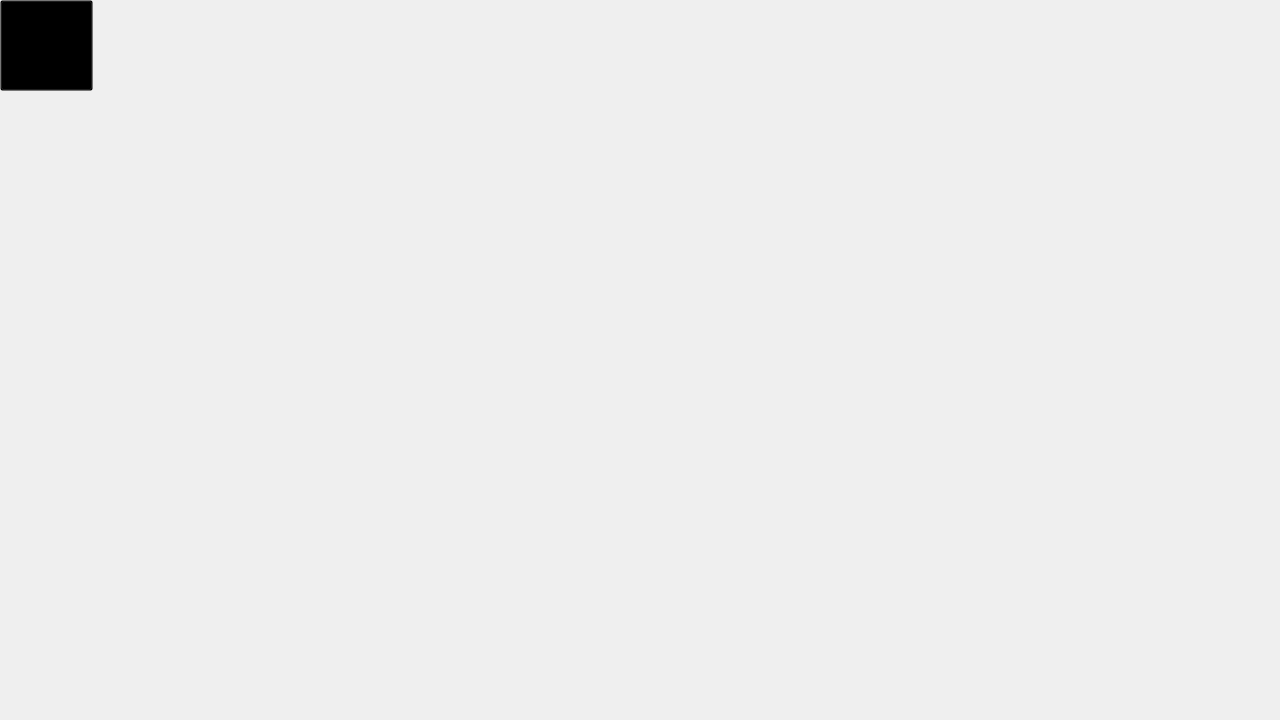
<?xml version="1.0" encoding="UTF-8"?>
<ui version="4.0">
 <class>guidepage</class>
 <widget class="QWidget" name="guidepage">
  <property name="geometry">
   <rect>
    <x>0</x>
    <y>0</y>
    <width>1280</width>
    <height>720</height>
   </rect>
  </property>
  <property name="windowTitle">
   <string>Guide Page</string>
  </property>
  <property name="windowIcon">
   <iconset resource="pic.qrc">
    <normaloff>:/pic/ball</normaloff>:/pic/ball</iconset>
  </property>
  <property name="styleSheet">
   <string notr="true">background-image: url(:/pic/gdpg);</string>
  </property>
  <widget class="QPushButton" name="Back">
   <property name="geometry">
    <rect>
     <x>0</x>
     <y>0</y>
     <width>93</width>
     <height>91</height>
    </rect>
   </property>
   <property name="styleSheet">
    <string notr="true">border-image: url(:/pic/back);
background: transparent</string>
   </property>
   <property name="text">
    <string/>
   </property>
  </widget>
 </widget>
 <resources>
  <include location="pic.qrc"/>
 </resources>
 <connections/>
</ui>
